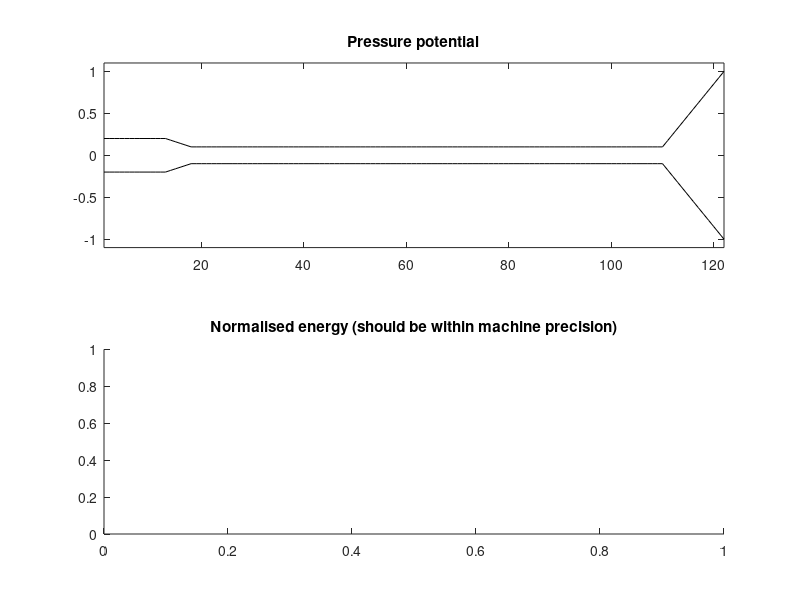

MATLAB code for this plot: (Note: this script raises an error after producing the figure.)
%{
    Webster's equation
%}

clear all;
close all;

% drawing variables
drawThings = true;
drawSpeed = 2;

fs = 44100;         % Sample rate (Hz)
k = 1/fs;           % Time step (s)
lengthSound = fs;   % Duration (s)

c = 343;            % Wave speed (m/s)
h = c * k;          % Grid spacing (m)
N = floor(0.95/h);  % Number of points (-)
h = 1/N;            % Recalculate gridspacing from number of points
lambdaSq = (c * k / h)^2

% Set cross-sectional geometry
% S = ones(N,1);
% SRange = floor(N/3):floor(2*N/3);
% S(SRange) = S(SRange) - hann(length(SRange)) * 0.9;

mp = linspace(0.2, 0.2, floor(N/10));               % mouthpiece
m2t = linspace(0.2, 0.1, floor(N/20));              % mouthpiece to tube
t = linspace(0.1, 0.1, floor(3 * N / 4));           % tube
b = linspace(0.1, 1, floor(N - length([mp, m2t, t]))); % bell
S = [mp, m2t, t, b]';

% Calculate approximations to the geometry
SHalf = (S(1:N-1) + S(2:N)) * 0.5;            % mu_{x+}
Sbar = (SHalf(1:end-1) + SHalf(2:end)) * 0.5; % mu_{x-}S_{l+1/2}

%Initialise states
uNext = zeros(N, 1);
u = zeros(N, 1);

% .. with a hanning window
width = floor(N / 10);
loc = floor(N / 5);
u((1:width) + loc) = 2*hann(width);
uPrev = u;

% output
out = zeros(lengthSound, 1);
outputPos = floor(1/5 * N);

% Initialise energy vectors
kinEnergy = zeros(lengthSound, 1);
potEnergy = zeros(lengthSound, 1);
totEnergy = zeros(lengthSound, 1);

rOCkinEnergy = zeros(lengthSound, 1);
rOCpotEnergy = zeros(lengthSound, 1);
rOCtotEnergy = zeros(lengthSound, 1);

% Set ranges
range = 3:N-2;          % "clamped"
energyRange = 2:N-1;    % energy range

% set up figure
figure(1);
subplot(2,1,1)
plot(S, 'k');
hold on;
plot(-S, 'k');
xlim([1 N]);
ylim([-max(S) max(S)] * 1.1);
title("Pressure potential")
subplot(2,1,2)
title("Normalised energy (should be within machine precision)") 

for n = 1:lengthSound
    
    % calculate scheme
    uNext(range) = 2 * u(range) - uPrev(range) + lambdaSq * ((SHalf(range) ./ Sbar(range-1)) .* u(range+1) + (SHalf(range - 1) ./ Sbar(range - 1)) .* u(range-1) - 2 * u(range));
    
    % set output from output position
    out(n) = uNext(outputPos);
    
    % energies
    kinEnergy(n) = h * 1/2 * sum(Sbar(energyRange - 1) .* (1/k * (u(energyRange) - uPrev(energyRange))).^2);
    potEnergy(n) = h * c^2 / 2 * 1/h^2 * (sum(SHalf(energyRange) .* (u(energyRange+1) - u(energyRange)) .* (uPrev(energyRange+1) - uPrev(energyRange))));
    totEnergy(n) = kinEnergy(n) + potEnergy(n);
    
    % draw things
    if drawThings && mod (n, drawSpeed) == 0
        
        % plot state
        subplot(2,1,1)
        plotPressurePotential (uNext, S);
        
        % plot total energy
        subplot(2,1,2)
        if n > 1
            plot(totEnergy(1:n) / totEnergy(1) - 1);
        end
        title("Normalised energy (should be within machine precision)") 
        drawnow;
    end
   
    % update states
    uPrev = u;
    u = uNext;
end   

plot(out)